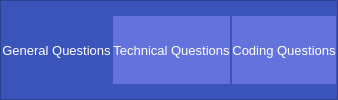
               <widget class="QFrame" name="questions_navagation_frame">
                <property name="styleSheet">
                 <string notr="true">QFrame {
background-color: rgb(59, 84, 188);
color: white;
}
QPushButton {
border:1px solid rgb(59, 84, 188);
background-color: rgb(100, 115, 220);
color: white;
}</string>
                </property>
                <property name="frameShape">
                 <enum>QFrame::StyledPanel</enum>
                </property>
                <property name="frameShadow">
                 <enum>QFrame::Raised</enum>
                </property>
                <layout class="QHBoxLayout" name="horizontalLayout">
                 <property name="spacing">
                  <number>0</number>
                 </property>
                 <property name="leftMargin">
                  <number>0</number>
                 </property>
                 <property name="topMargin">
                  <number>0</number>
                 </property>
                 <property name="rightMargin">
                  <number>0</number>
                 </property>
                 <property name="bottomMargin">
                  <number>0</number>
                 </property>
                 <item>
                  <widget class="QPushButton" name="general_questions_page_button">
                   <property name="minimumSize">
                    <size>
                     <width>0</width>
                     <height>70</height>
                    </size>
                   </property>
                   <property name="font">
                    <font>
                     <pointsize>10</pointsize>
                    </font>
                   </property>
                   <property name="styleSheet">
                    <string notr="true">background-color: rgb(59, 84, 188);</string>
                   </property>
                   <property name="text">
                    <string>General Questions</string>
                   </property>
                  </widget>
                 </item>
                 <item>
                  <widget class="QPushButton" name="technical_questions_page_button">
                   <property name="minimumSize">
                    <size>
                     <width>0</width>
                     <height>70</height>
                    </size>
                   </property>
                   <property name="font">
                    <font>
                     <pointsize>10</pointsize>
                    </font>
                   </property>
                   <property name="text">
                    <string>Technical Questions</string>
                   </property>
                  </widget>
                 </item>
                 <item>
                  <widget class="QPushButton" name="coding_questions_page_button">
                   <property name="minimumSize">
                    <size>
                     <width>0</width>
                     <height>70</height>
                    </size>
                   </property>
                   <property name="font">
                    <font>
                     <pointsize>10</pointsize>
                    </font>
                   </property>
                   <property name="text">
                    <string>Coding Questions</string>
                   </property>
                  </widget>
                 </item>
                </layout>
               </widget>
